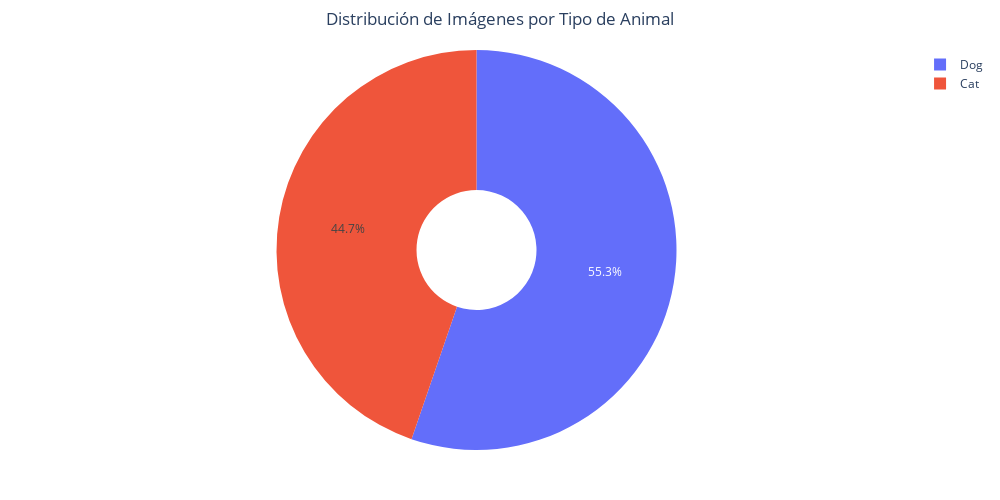

Here is the notebook cell this chart was saved with:
### Code cell
animal_types = {'Cat': 0, 'Dog': 0}
for disease_class in class_counts.keys():
    if 'Cat' in disease_class:
        animal_types['Cat'] += class_counts[disease_class]
    elif 'Dog' in disease_class:
        animal_types['Dog'] += class_counts[disease_class]

fig4 = go.Figure([go.Pie(
    labels=list(animal_types.keys()),
    values=list(animal_types.values()),
    hole=0.3
)])
fig4.update_layout(title="Distribución de Imágenes por Tipo de Animal")
fig4 = pie_style(fig4)
fig4.show()

### Figure 1 — Plotly figure (JSON) as saved in the notebook; plotly's stock layout.template omitted (floating-point values rounded to 4 significant figures)
{"data": [{"hole": 0.3, "labels": ["Cat", "Dog"], "type": "pie", "values": [13388, 16542]}], "layout": {"height": 500, "margin": {"b": 50, "l": 50, "r": 50, "t": 50}, "paper_bgcolor": "rgba(0,0,0,0)", "plot_bgcolor": "rgba(0,0,0,0)", "title": {"text": "Distribución de Imágenes por Tipo de Animal", "x": 0.5}, "width": 1000}}
